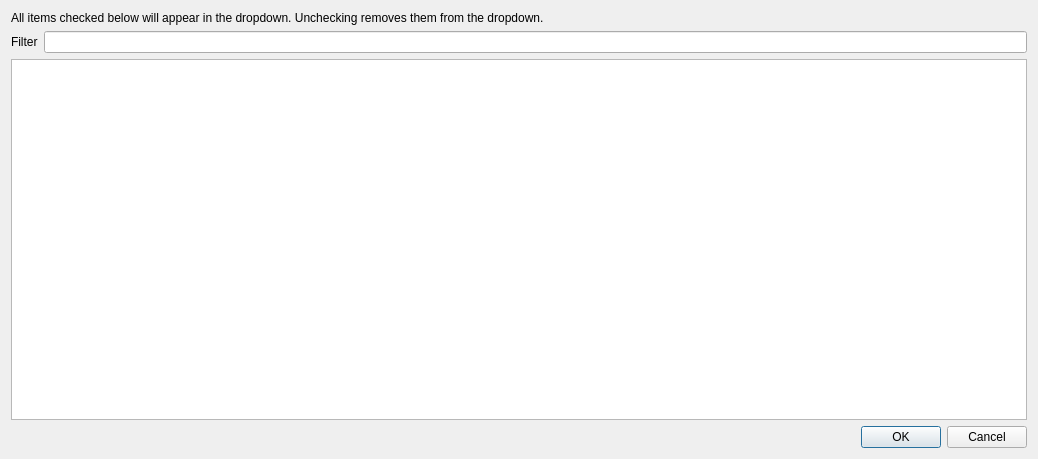
<?xml version="1.0" encoding="UTF-8"?>
<ui version="4.0">
 <class>Dialog</class>
 <widget class="QDialog" name="Dialog">
  <property name="geometry">
   <rect>
    <x>0</x>
    <y>0</y>
    <width>1038</width>
    <height>459</height>
   </rect>
  </property>
  <property name="windowTitle">
   <string>Filter Dialog</string>
  </property>
  <layout class="QGridLayout" name="gridLayout">
   <item row="2" column="1">
    <widget class="QLineEdit" name="le_item_filter"/>
   </item>
   <item row="4" column="1">
    <widget class="QDialogButtonBox" name="buttonBox">
     <property name="orientation">
      <enum>Qt::Horizontal</enum>
     </property>
     <property name="standardButtons">
      <set>QDialogButtonBox::Cancel|QDialogButtonBox::Ok</set>
     </property>
    </widget>
   </item>
   <item row="2" column="0">
    <widget class="QLabel" name="label_3">
     <property name="text">
      <string>Filter</string>
     </property>
    </widget>
   </item>
   <item row="3" column="0" colspan="2">
    <widget class="QTableView" name="tbl_items"/>
   </item>
   <item row="1" column="0" colspan="2">
    <widget class="QLabel" name="label_2">
     <property name="text">
      <string>All items checked below will appear in the dropdown. Unchecking removes them from the dropdown.</string>
     </property>
    </widget>
   </item>
  </layout>
 </widget>
 <resources/>
 <connections>
  <connection>
   <sender>buttonBox</sender>
   <signal>accepted()</signal>
   <receiver>Dialog</receiver>
   <slot>accept()</slot>
   <hints>
    <hint type="sourcelabel">
     <x>248</x>
     <y>254</y>
    </hint>
    <hint type="destinationlabel">
     <x>157</x>
     <y>274</y>
    </hint>
   </hints>
  </connection>
  <connection>
   <sender>buttonBox</sender>
   <signal>rejected()</signal>
   <receiver>Dialog</receiver>
   <slot>reject()</slot>
   <hints>
    <hint type="sourcelabel">
     <x>316</x>
     <y>260</y>
    </hint>
    <hint type="destinationlabel">
     <x>286</x>
     <y>274</y>
    </hint>
   </hints>
  </connection>
 </connections>
</ui>
